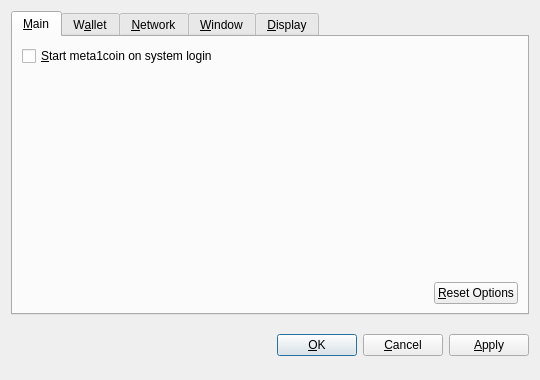
<?xml version="1.0" encoding="UTF-8"?>
<ui version="4.0">
 <class>OptionsDialog</class>
 <widget class="QDialog" name="OptionsDialog">
  <property name="geometry">
   <rect>
    <x>0</x>
    <y>0</y>
    <width>540</width>
    <height>380</height>
   </rect>
  </property>
  <property name="windowTitle">
   <string>Options</string>
  </property>
  <property name="modal">
   <bool>true</bool>
  </property>
  <layout class="QVBoxLayout" name="verticalLayout">
   <item>
    <widget class="QTabWidget" name="tabWidget">
     <property name="tabPosition">
      <enum>QTabWidget::North</enum>
     </property>
     <property name="currentIndex">
      <number>0</number>
     </property>
     <widget class="QWidget" name="tabMain">
      <attribute name="title">
       <string>&amp;Main</string>
      </attribute>
      <layout class="QVBoxLayout" name="verticalLayout_Main">
       <item>
        <widget class="QCheckBox" name="bitcoinAtStartup">
         <property name="toolTip">
          <string>Automatically start meta1coin after logging in to the system.</string>
         </property>
         <property name="text">
          <string>&amp;Start meta1coin on system login</string>
         </property>
        </widget>
       </item>
       <item>
        <spacer name="verticalSpacer_Main">
         <property name="orientation">
          <enum>Qt::Vertical</enum>
         </property>
         <property name="sizeHint" stdset="0">
          <size>
           <width>20</width>
           <height>40</height>
          </size>
         </property>
        </spacer>
       </item>
       <item>
        <layout class="QHBoxLayout" name="horizontalLayout_2_Main">
         <item>
          <spacer name="horizontalSpacer_2_Main">
           <property name="orientation">
            <enum>Qt::Horizontal</enum>
           </property>
           <property name="sizeHint" stdset="0">
            <size>
             <width>40</width>
             <height>20</height>
            </size>
           </property>
          </spacer>
         </item>
         <item>
          <widget class="QPushButton" name="resetButton">
           <property name="toolTip">
            <string>Reset all client options to default.</string>
           </property>
           <property name="text">
            <string>&amp;Reset Options</string>
           </property>
           <property name="autoDefault">
            <bool>false</bool>
           </property>
          </widget>
         </item>
        </layout>
       </item>
      </layout>
     </widget>
     <widget class="QWidget" name="tabWallet">
      <attribute name="title">
       <string>W&amp;allet</string>
      </attribute>
      <layout class="QVBoxLayout" name="verticalLayout_Network">
       <item>
        <widget class="QLabel" name="transactionFeeInfoLabel">
         <property name="text">
          <string>Optional transaction fee per kB that helps make sure your transactions are processed quickly. Most transactions are 1 kB.</string>
         </property>
         <property name="textFormat">
          <enum>Qt::PlainText</enum>
         </property>
         <property name="wordWrap">
          <bool>true</bool>
         </property>
        </widget>
       </item>
       <item>
        <layout class="QHBoxLayout" name="horizontalLayout_1_Main">
         <item>
          <widget class="QLabel" name="transactionFeeLabel">
           <property name="text">
            <string>Pay transaction &amp;fee</string>
           </property>
           <property name="textFormat">
            <enum>Qt::PlainText</enum>
           </property>
           <property name="buddy">
            <cstring>transactionFee</cstring>
           </property>
          </widget>
         </item>
         <item>
          <widget class="BitcoinAmountField" name="transactionFee"/>
         </item>
         <item>
          <spacer name="horizontalSpacer_1_Main">
           <property name="orientation">
            <enum>Qt::Horizontal</enum>
           </property>
           <property name="sizeHint" stdset="0">
            <size>
             <width>40</width>
             <height>20</height>
            </size>
           </property>
          </spacer>
         </item>
        </layout>
       </item>
       <item>
        <widget class="QLabel" name="label">
         <property name="text">
          <string>If you disable the spending of unconfirmed change, the change from a transaction cannot be used until that transaction has at least one confirmation. This also affects how your balance is computed.</string>
         </property>
         <property name="wordWrap">
          <bool>true</bool>
         </property>
        </widget>
       </item>
       <item>
        <widget class="QCheckBox" name="spendZeroConfChange">
         <property name="text">
          <string>Spend unconfirmed change  (experts only)</string>
         </property>
        </widget>
       </item>
       <item>
        <spacer name="verticalSpacer">
         <property name="orientation">
          <enum>Qt::Vertical</enum>
         </property>
         <property name="sizeHint" stdset="0">
          <size>
           <width>20</width>
           <height>40</height>
          </size>
         </property>
        </spacer>
       </item>
      </layout>
     </widget>
     <widget class="QWidget" name="tabNetwork">
      <attribute name="title">
       <string>&amp;Network</string>
      </attribute>
      <layout class="QVBoxLayout" name="verticalLayout_Network">
       <item>
        <widget class="QCheckBox" name="mapPortUpnp">
         <property name="toolTip">
          <string>Automatically open the meta1coin client port on the router. This only works when your router supports UPnP and it is enabled.</string>
         </property>
         <property name="text">
          <string>Map port using &amp;UPnP</string>
         </property>
        </widget>
       </item>
       <item>
        <widget class="QCheckBox" name="connectSocks">
         <property name="toolTip">
          <string>Connect to the meta1coin network through a SOCKS proxy (e.g. when connecting through Tor).</string>
         </property>
         <property name="text">
          <string>&amp;Connect through SOCKS proxy:</string>
         </property>
        </widget>
       </item>
       <item>
        <layout class="QHBoxLayout" name="horizontalLayout_Network">
         <item>
          <widget class="QLabel" name="proxyIpLabel">
           <property name="text">
            <string>Proxy &amp;IP:</string>
           </property>
           <property name="textFormat">
            <enum>Qt::PlainText</enum>
           </property>
           <property name="buddy">
            <cstring>proxyIp</cstring>
           </property>
          </widget>
         </item>
         <item>
          <widget class="QValidatedLineEdit" name="proxyIp">
           <property name="maximumSize">
            <size>
             <width>140</width>
             <height>16777215</height>
            </size>
           </property>
           <property name="toolTip">
            <string>IP address of the proxy (e.g. 127.0.0.1)</string>
           </property>
          </widget>
         </item>
         <item>
          <widget class="QLabel" name="proxyPortLabel">
           <property name="text">
            <string>&amp;Port:</string>
           </property>
           <property name="textFormat">
            <enum>Qt::PlainText</enum>
           </property>
           <property name="buddy">
            <cstring>proxyPort</cstring>
           </property>
          </widget>
         </item>
         <item>
          <widget class="QLineEdit" name="proxyPort">
           <property name="maximumSize">
            <size>
             <width>55</width>
             <height>16777215</height>
            </size>
           </property>
           <property name="toolTip">
            <string>Port of the proxy (e.g. 9050)</string>
           </property>
          </widget>
         </item>
         <item>
          <widget class="QLabel" name="socksVersionLabel">
           <property name="text">
            <string>SOCKS &amp;Version:</string>
           </property>
           <property name="textFormat">
            <enum>Qt::PlainText</enum>
           </property>
           <property name="buddy">
            <cstring>socksVersion</cstring>
           </property>
          </widget>
         </item>
         <item>
          <widget class="QValueComboBox" name="socksVersion">
           <property name="toolTip">
            <string>SOCKS version of the proxy (e.g. 5)</string>
           </property>
          </widget>
         </item>
         <item>
          <spacer name="horizontalSpacer_Network">
           <property name="orientation">
            <enum>Qt::Horizontal</enum>
           </property>
           <property name="sizeHint" stdset="0">
            <size>
             <width>40</width>
             <height>20</height>
            </size>
           </property>
          </spacer>
         </item>
        </layout>
       </item>
       <item>
        <spacer name="verticalSpacer_Network">
         <property name="orientation">
          <enum>Qt::Vertical</enum>
         </property>
         <property name="sizeHint" stdset="0">
          <size>
           <width>20</width>
           <height>40</height>
          </size>
         </property>
        </spacer>
       </item>
      </layout>
     </widget>
     <widget class="QWidget" name="tabWindow">
      <attribute name="title">
       <string>&amp;Window</string>
      </attribute>
      <layout class="QVBoxLayout" name="verticalLayout_Window">
       <item>
        <widget class="QCheckBox" name="minimizeToTray">
         <property name="toolTip">
          <string>Show only a tray icon after minimizing the window.</string>
         </property>
         <property name="text">
          <string>&amp;Minimize to the tray instead of the taskbar</string>
         </property>
        </widget>
       </item>
       <item>
        <widget class="QCheckBox" name="minimizeOnClose">
         <property name="toolTip">
          <string>Minimize instead of exit the application when the window is closed. When this option is enabled, the application will be closed only after selecting Quit in the menu.</string>
         </property>
         <property name="text">
          <string>M&amp;inimize on close</string>
         </property>
        </widget>
       </item>
       <item>
        <spacer name="verticalSpacer_Window">
         <property name="orientation">
          <enum>Qt::Vertical</enum>
         </property>
         <property name="sizeHint" stdset="0">
          <size>
           <width>20</width>
           <height>40</height>
          </size>
         </property>
        </spacer>
       </item>
      </layout>
     </widget>
     <widget class="QWidget" name="tabDisplay">
      <attribute name="title">
       <string>&amp;Display</string>
      </attribute>
      <layout class="QVBoxLayout" name="verticalLayout_Display">
       <item>
        <layout class="QHBoxLayout" name="horizontalLayout_1_Display">
         <item>
          <widget class="QLabel" name="langLabel">
           <property name="text">
            <string>User Interface &amp;language:</string>
           </property>
           <property name="textFormat">
            <enum>Qt::PlainText</enum>
           </property>
           <property name="buddy">
            <cstring>lang</cstring>
           </property>
          </widget>
         </item>
         <item>
          <widget class="QValueComboBox" name="lang">
           <property name="toolTip">
            <string>The user interface language can be set here. This setting will take effect after restarting meta1coin.</string>
           </property>
          </widget>
         </item>
        </layout>
       </item>
       <item>
        <layout class="QHBoxLayout" name="horizontalLayout_2_Display">
         <item>
          <widget class="QLabel" name="unitLabel">
           <property name="text">
            <string>&amp;Unit to show amounts in:</string>
           </property>
           <property name="textFormat">
            <enum>Qt::PlainText</enum>
           </property>
           <property name="buddy">
            <cstring>unit</cstring>
           </property>
          </widget>
         </item>
         <item>
          <widget class="QValueComboBox" name="unit">
           <property name="toolTip">
            <string>Choose the default subdivision unit to show in the interface and when sending coins.</string>
           </property>
          </widget>
         </item>
        </layout>
       </item>
       <item>
        <widget class="QCheckBox" name="displayAddresses">
         <property name="toolTip">
          <string>Whether to show meta1coin addresses in the transaction list or not.</string>
         </property>
         <property name="text">
          <string>&amp;Display addresses in transaction list</string>
         </property>
        </widget>
       </item>
       <item>
        <widget class="QCheckBox" name="coinControlFeatures">
         <property name="toolTip">
          <string>Whether to show coin control features or not.</string>
         </property>
         <property name="text">
          <string>Display coin &amp;control features (experts only!)</string>
         </property>
        </widget>
       </item>
       <item>
        <spacer name="verticalSpacer_Display">
         <property name="orientation">
          <enum>Qt::Vertical</enum>
         </property>
         <property name="sizeHint" stdset="0">
          <size>
           <width>20</width>
           <height>40</height>
          </size>
         </property>
        </spacer>
       </item>
      </layout>
     </widget>
    </widget>
   </item>
   <item>
    <layout class="QHBoxLayout" name="horizontalLayout_Buttons">
     <item>
      <spacer name="horizontalSpacer_1">
       <property name="orientation">
        <enum>Qt::Horizontal</enum>
       </property>
       <property name="sizeHint" stdset="0">
        <size>
         <width>40</width>
         <height>48</height>
        </size>
       </property>
      </spacer>
     </item>
     <item>
      <widget class="QLabel" name="statusLabel">
       <property name="font">
        <font>
         <weight>75</weight>
         <bold>true</bold>
        </font>
       </property>
       <property name="text">
        <string/>
       </property>
       <property name="textFormat">
        <enum>Qt::PlainText</enum>
       </property>
       <property name="wordWrap">
        <bool>true</bool>
       </property>
      </widget>
     </item>
     <item>
      <spacer name="horizontalSpacer_2">
       <property name="orientation">
        <enum>Qt::Horizontal</enum>
       </property>
       <property name="sizeHint" stdset="0">
        <size>
         <width>40</width>
         <height>48</height>
        </size>
       </property>
      </spacer>
     </item>
     <item>
      <widget class="QPushButton" name="okButton">
       <property name="text">
        <string>&amp;OK</string>
       </property>
      </widget>
     </item>
     <item>
      <widget class="QPushButton" name="cancelButton">
       <property name="text">
        <string>&amp;Cancel</string>
       </property>
       <property name="autoDefault">
        <bool>false</bool>
       </property>
      </widget>
     </item>
     <item>
      <widget class="QPushButton" name="applyButton">
       <property name="text">
        <string>&amp;Apply</string>
       </property>
       <property name="autoDefault">
        <bool>false</bool>
       </property>
      </widget>
     </item>
    </layout>
   </item>
  </layout>
 </widget>
 <customwidgets>
  <customwidget>
   <class>BitcoinAmountField</class>
   <extends>QSpinBox</extends>
   <header>bitcoinamountfield.h</header>
  </customwidget>
  <customwidget>
   <class>QValueComboBox</class>
   <extends>QComboBox</extends>
   <header>qvaluecombobox.h</header>
  </customwidget>
  <customwidget>
   <class>QValidatedLineEdit</class>
   <extends>QLineEdit</extends>
   <header>qvalidatedlineedit.h</header>
  </customwidget>
 </customwidgets>
 <resources/>
 <connections/>
</ui>
